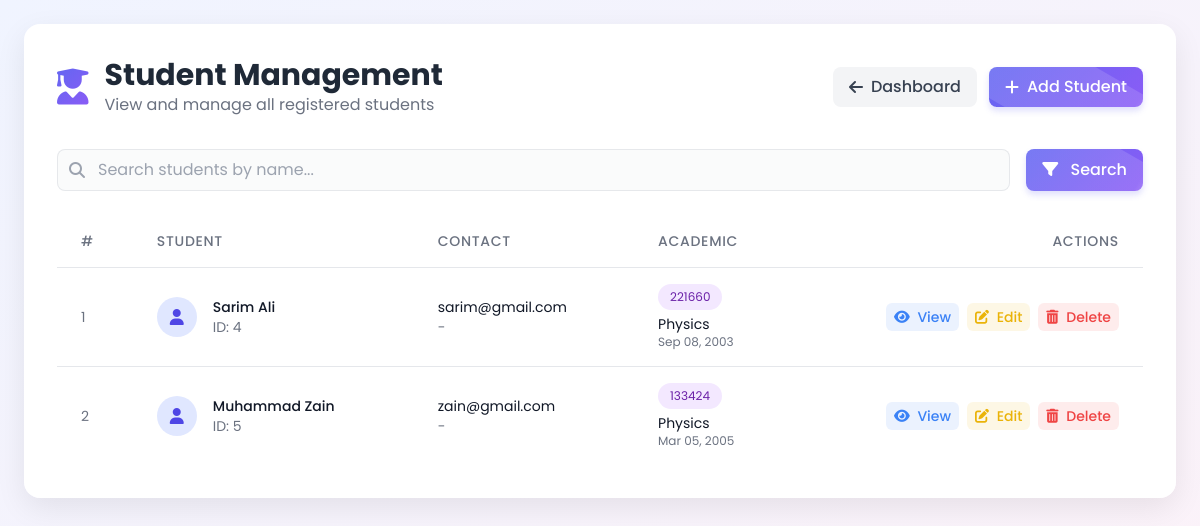
The page /students/ on the database its author committed.
### school/models.py (models this page shows, shortened)
class Student(models.Model):
    name = models.CharField(max_length=100)
    email = models.EmailField(unique=True)
    roll_no = models.CharField(max_length=20, unique=True)
    subject = models.CharField(max_length=50)
    date_of_birth = models.DateField()

### school/views.py (the view)
# urls.py: path('students/', views.student_list, name='student_list'),
def student_list(request):
    query = request.GET.get('search')
    students = Student.objects.all()
    if query:
        students = students.filter(Q(name__icontains=query))
    total_students = students.count()
    paginator = Paginator(students, 30)
    page = request.GET.get('page')
    students = paginator.get_page(page)
    return render(request, 'dashboards/admin/students/student_list.html', {
        'students': students,
        'total_students': total_students,
    })

### school/templates/dashboards/admin/students/student_list.html (shortened to what this page needs)
{% load static %}
<!DOCTYPE html>
<html lang="en">
<head>
  <script src="https://cdn.tailwindcss.com"></script>
  <link rel="stylesheet" href="https://cdnjs.cloudflare.com/ajax/libs/font-awesome/6.4.0/css/all.min.css">
</head>
<body class="min-h-screen p-6">
  <div class="max-w-7xl mx-auto">
    <div class="card p-8">
      <div class="flex flex-col md:flex-row md:items-center md:justify-between mb-8">
        <div class="mb-4 md:mb-0">
          <div class="flex items-center">
            <i class="fas fa-user-graduate text-4xl header-icon mr-4"></i>
            <div>
              <h1 class="text-3xl font-bold text-gray-800">Student Management</h1>
              <p class="text-gray-500">View and manage all registered students</p>
            </div>
          </div>
        </div>
        <div class="flex flex-col sm:flex-row gap-3">
          <a href="{% url 'admin_dashboard' %}" class="px-4 py-2 rounded-lg font-medium flex items-center justify-center bg-gray-100 hover:bg-gray-200 text-gray-700">
            <i class="fas fa-arrow-left mr-2"></i> Dashboard
          </a>
          <a href="{% url 'student_create' %}" class="btn-primary px-4 py-2 rounded-lg text-white font-medium flex items-center justify-center">
            <i class="fas fa-plus mr-2"></i> Add Student
          </a>
        </div>
      </div>
      <form method="GET" class="mb-6 flex flex-col md:flex-row gap-4">
        <div class="relative flex-1">
          <div class="absolute inset-y-0 left-0 pl-3 flex items-center pointer-events-none">
            <i class="fas fa-search text-gray-400"></i>
          </div>
          <input
            type="text"
            name="search"
            placeholder="Search students by name..."
            class="search-input w-full pl-10 pr-4 py-2 rounded-lg focus:outline-none"
            value="{{ request.GET.search }}"
          >
        </div>
        <button type="submit" class="btn-primary px-4 py-2 rounded-lg text-white font-medium">
          <i class="fas fa-filter mr-2"></i> Search
        </button>
      </form>
      <div class="overflow-x-auto">
        <table class="w-full">
          <thead>
            <tr class="border-b border-gray-200">
              <th class="px-6 py-4 text-left text-sm font-medium text-gray-500 uppercase tracking-wider">#</th>
              <th class="px-6 py-4 text-left text-sm font-medium text-gray-500 uppercase tracking-wider">Student</th>
              <th class="px-6 py-4 text-left text-sm font-medium text-gray-500 uppercase tracking-wider">Contact</th>
              <th class="px-6 py-4 text-left text-sm font-medium text-gray-500 uppercase tracking-wider">Academic</th>
              <th class="px-6 py-4 text-right text-sm font-medium text-gray-500 uppercase tracking-wider">Actions</th>
            </tr>
          </thead>
          <tbody class="divide-y divide-gray-200">
            {% for student in students %}
            <tr class="table-row hover:bg-gray-50 transition">
              <td class="px-6 py-4 whitespace-nowrap text-sm text-gray-500">{{ forloop.counter }}</td>
              <td class="px-6 py-4 whitespace-nowrap">
                <div class="flex items-center">
                  <div class="flex-shrink-0 h-10 w-10 rounded-full bg-indigo-100 flex items-center justify-center text-indigo-600 mr-4">
                    <i class="fas fa-user"></i>
                  </div>
                  <div>
                    <div class="text-sm font-medium text-gray-900">{{ student.name }}</div>
                    <div class="text-sm text-gray-500">ID: {{ student.id }}</div>
                  </div>
                </div>
              </td>
              <td class="px-6 py-4 whitespace-nowrap">
                <div class="text-sm text-gray-900">{{ student.email }}</div>
                <div class="text-sm text-gray-500">{{ student.phone|default:"-" }}</div>
              </td>
              <td class="px-6 py-4 whitespace-nowrap">
                <div class="flex flex-col">
                  <span class="status-badge bg-purple-100 text-purple-800 w-fit mb-1">{{ student.roll_no }}</span>
                  <span class="text-sm text-gray-900">{{ student.subject }}</span>
                  <span class="text-xs text-gray-500">{{ student.date_of_birth|date:"M d, Y" }}</span>
                </div>
              </td>
              <td class="px-6 py-4 whitespace-nowrap text-right text-sm font-medium">
                <div class="flex justify-end space-x-2">
                  <a href="{% url 'student_detail' student.pk %}" class="action-btn view-btn">
                    <i class="fas fa-eye mr-1"></i> View
                  </a>
                  <a href="{% url 'student_update' student.pk %}" class="action-btn edit-btn">
                    <i class="fas fa-edit mr-1"></i> Edit
                  </a>
                  <a href="{% url 'student_delete' student.pk %}" class="action-btn delete-btn">
                    <i class="fas fa-trash-alt mr-1"></i> Delete
                  </a>
                </div>
              </td>
            </tr>
            {% endfor %}
          </tbody>
        </table>
      </div>
    </div>
  </div>
</body>
</html>

### school/templates/dashboards/admin/students/student_list.html (style rules this page uses)
body { font-family: 'Poppins', sans-serif; background-color: #f8fafc; background-image: linear-gradient(to bottom right, #f0f4ff, #fdf2f8); }
.card { background: rgba(255, 255, 255, 0.95); border-radius: 16px; box-shadow: 0 10px 30px rgba(0, 0, 0, 0.08); backdrop-filter: blur(8px); border: 1px solid rgba(255, 255, 255, 0.2); transition: all 0.3s ease; }
.btn-primary { background: linear-gradient(135deg, #6366f1 0%, #8b5cf6 100%); transition: all 0.3s ease; box-shadow: 0 4px 6px rgba(99, 102, 241, 0.2); position: relative; overflow: hidden; }
.btn-primary::after { content: ''; position: absolute; top: -50%; left: -60%; width: 200%; height: 200%; background: linear-gradient( to right, rgba(255, 255, 255, 0.13) 0%, rgba(255, 255, 255, 0.13) 77%, rgba(255, 255, 255, 0.5) 92%, rgba(255, 255, 255, 0.0) 100% ); transform: rotate(30deg); transition: all 0.7s ease; }
.search-input { transition: all 0.3s ease; background-color: rgba(249, 250, 251, 0.8); border: 1px solid rgba(209, 213, 219, 0.5); }
.action-btn { transition: all 0.2s ease; padding: 4px 8px; border-radius: 6px; }
.view-btn { background-color: rgba(59, 130, 246, 0.1); color: #3b82f6; }
.edit-btn { background-color: rgba(234, 179, 8, 0.1); color: #eab308; }
.delete-btn { background-color: rgba(239, 68, 68, 0.1); color: #ef4444; }
.header-icon { background: linear-gradient(135deg, #6366f1 0%, #8b5cf6 100%); -webkit-background-clip: text; background-clip: text; color: transparent; }
.status-badge { font-size: 0.75rem; padding: 0.25rem 0.75rem; border-radius: 9999px; }

### rows shown on the page
Student: name "Sarim Ali", id "4", email "sarim@gmail.com", phone "-", roll_no "221660", subject "Physics", date_of_birth "Sep 08, 2003"
Student: name "Muhammad Zain", id "5", email "zain@gmail.com", phone "-", roll_no "133424", subject "Physics", date_of_birth "Mar 05, 2005"
